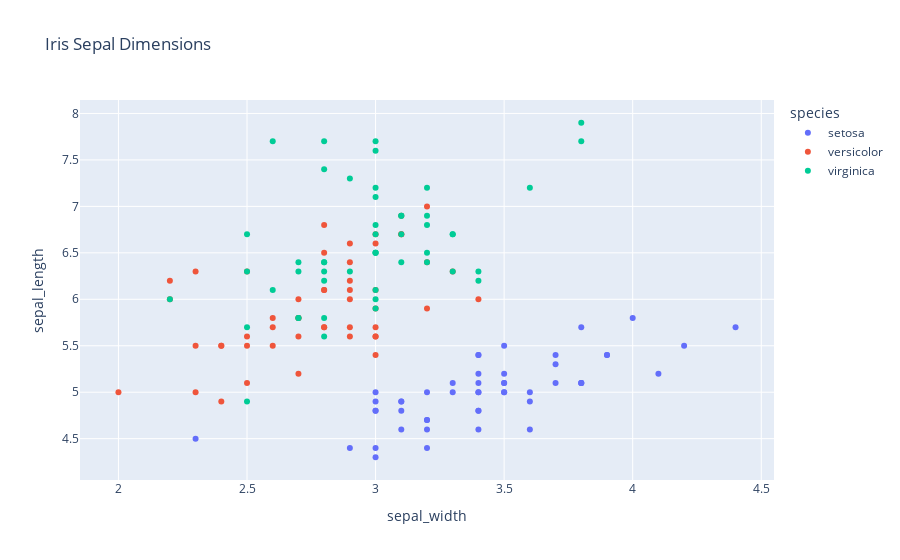

Notebook source saved alongside this figure:
### Code cell
import plotly.express as px
import seaborn as sns

# Load Iris dataset from seaborn
iris = sns.load_dataset('iris')

# Create interactive scatter plot
fig = px.scatter(
    iris,
    x='sepal_width',
    y='sepal_length',
    color='species',
    title="Iris Sepal Dimensions"
)
fig.show()

### Figure 1 — Plotly figure (JSON) as saved in the notebook; plotly's stock layout.template omitted (floating-point values rounded to 4 significant figures)
{"data": [{"hovertemplate": "species=setosa<br>sepal_width=%{x}<br>sepal_length=%{y}<extra></extra>", "legendgroup": "setosa", "marker": {"color": "#636efa", "symbol": "circle"}, "mode": "markers", "name": "setosa", "orientation": "v", "showlegend": true, "type": "scatter", "x": [3.5, 3, 3.2, 3.1, 3.6, 3.9, 3.4, 3.4, 2.9, 3.1, 3.7, 3.4, 3, 3, 4, 4.4, 3.9, 3.5, 3.8, 3.8, 3.4, 3.7, 3.6, 3.3, 3.4, 3, 3.4, 3.5, 3.4, 3.2, 3.1, 3.4, 4.1, 4.2, 3.1, 3.2, 3.5, 3.6, 3, 3.4, 3.5, 2.3, 3.2, 3.5, 3.8, 3, 3.8, 3.2, 3.7, 3.3], "xaxis": "x", "y": [5.1, 4.9, 4.7, 4.6, 5, 5.4, 4.6, 5, 4.4, 4.9, 5.4, 4.8, 4.8, 4.3, 5.8, 5.7, 5.4, 5.1, 5.7, 5.1, 5.4, 5.1, 4.6, 5.1, 4.8, 5, 5, 5.2, 5.2, 4.7, 4.8, 5.4, 5.2, 5.5, 4.9, 5, 5.5, 4.9, 4.4, 5.1, 5, 4.5, 4.4, 5, 5.1, 4.8, 5.1, 4.6, 5.3, 5], "yaxis": "y"}, {"hovertemplate": "species=versicolor<br>sepal_width=%{x}<br>sepal_length=%{y}<extra></extra>", "legendgroup": "versicolor", "marker": {"color": "#EF553B", "symbol": "circle"}, "mode": "markers", "name": "versicolor", "orientation": "v", "showlegend": true, "type": "scatter", "x": [3.2, 3.2, 3.1, 2.3, 2.8, 2.8, 3.3, 2.4, 2.9, 2.7, 2, 3, 2.2, 2.9, 2.9, 3.1, 3, 2.7, 2.2, 2.5, 3.2, 2.8, 2.5, 2.8, 2.9, 3, 2.8, 3, 2.9, 2.6, 2.4, 2.4, 2.7, 2.7, 3, 3.4, 3.1, 2.3, 3, 2.5, 2.6, 3, 2.6, 2.3, 2.7, 3, 2.9, 2.9, 2.5, 2.8], "xaxis": "x", "y": [7, 6.4, 6.9, 5.5, 6.5, 5.7, 6.3, 4.9, 6.6, 5.2, 5, 5.9, 6, 6.1, 5.6, 6.7, 5.6, 5.8, 6.2, 5.6, 5.9, 6.1, 6.3, 6.1, 6.4, 6.6, 6.8, 6.7, 6, 5.7, 5.5, 5.5, 5.8, 6, 5.4, 6, 6.7, 6.3, 5.6, 5.5, 5.5, 6.1, 5.8, 5, 5.6, 5.7, 5.7, 6.2, 5.1, 5.7], "yaxis": "y"}, {"hovertemplate": "species=virginica<br>sepal_width=%{x}<br>sepal_length=%{y}<extra></extra>", "legendgroup": "virginica", "marker": {"color": "#00cc96", "symbol": "circle"}, "mode": "markers", "name": "virginica", "orientation": "v", "showlegend": true, "type": "scatter", "x": [3.3, 2.7, 3, 2.9, 3, 3, 2.5, 2.9, 2.5, 3.6, 3.2, 2.7, 3, 2.5, 2.8, 3.2, 3, 3.8, 2.6, 2.2, 3.2, 2.8, 2.8, 2.7, 3.3, 3.2, 2.8, 3, 2.8, 3, 2.8, 3.8, 2.8, 2.8, 2.6, 3, 3.4, 3.1, 3, 3.1, 3.1, 3.1, 2.7, 3.2, 3.3, 3, 2.5, 3, 3.4, 3], "xaxis": "x", "y": [6.3, 5.8, 7.1, 6.3, 6.5, 7.6, 4.9, 7.3, 6.7, 7.2, 6.5, 6.4, 6.8, 5.7, 5.8, 6.4, 6.5, 7.7, 7.7, 6, 6.9, 5.6, 7.7, 6.3, 6.7, 7.2, 6.2, 6.1, 6.4, 7.2, 7.4, 7.9, 6.4, 6.3, 6.1, 7.7, 6.3, 6.4, 6, 6.9, 6.7, 6.9, 5.8, 6.8, 6.7, 6.7, 6.3, 6.5, 6.2, 5.9], "yaxis": "y"}], "layout": {"autosize": true, "legend": {"title": {"text": "species"}, "tracegroupgap": 0}, "title": {"text": "Iris Sepal Dimensions"}, "xaxis": {"anchor": "y", "autorange": true, "domain": [0, 1], "range": [1.851, 4.549], "title": {"text": "sepal_width"}, "type": "linear"}, "yaxis": {"anchor": "x", "autorange": true, "domain": [0, 1], "range": [4.003, 8.197], "title": {"text": "sepal_length"}, "type": "linear"}}}
